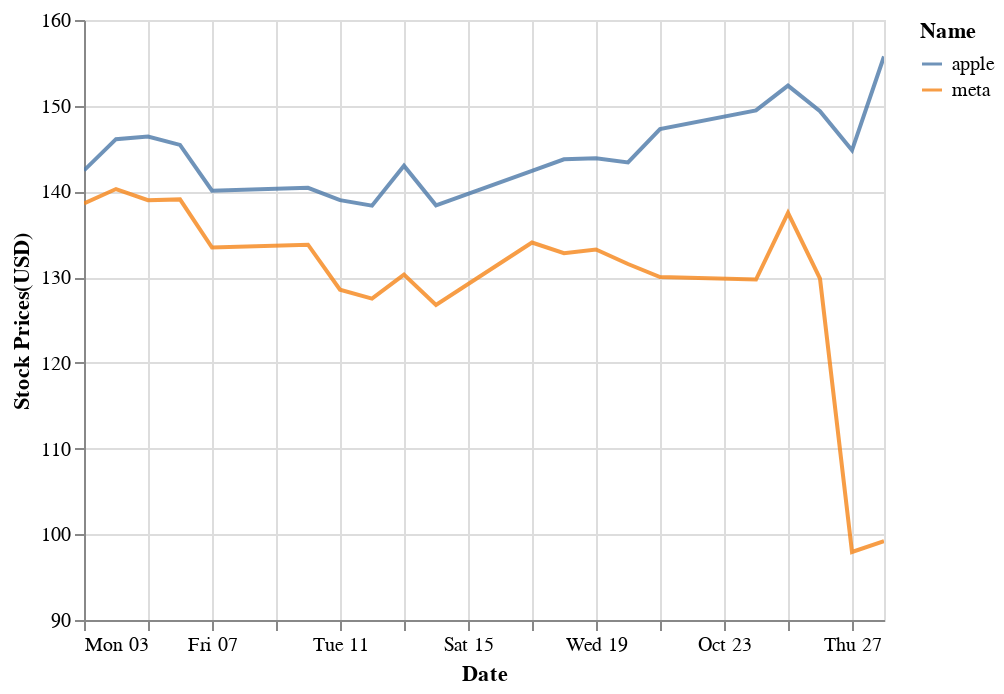

The notebook cell this image was saved under:
### Code cell
chart

### Figure 1 — Vega-Lite specification as saved in the notebook (floating-point values rounded to 4 significant figures)
{"config": {"view": {"continuousWidth": 400, "continuousHeight": 300}}, "data": {"name": "data-19af93ec6703f950ef48b7d60cef16c8"}, "mark": {"type": "line", "clip": true, "opacity": 0.8}, "encoding": {"color": {"field": "Name", "type": "nominal"}, "x": {"field": "Date", "type": "temporal"}, "y": {"field": "Stock Prices(USD)", "scale": {"domain": [90, 160]}, "stack": null, "type": "quantitative"}}, "$schema": "https://vega.github.io/schema/vega-lite/v4.17.0.json", "datasets": {"data-19af93ec6703f950ef48b7d60cef16c8": [{"Date": "03 October 2022", "Name": "apple", "Stock Prices(USD)": 142.4}, {"Date": "04 October 2022", "Name": "apple", "Stock Prices(USD)": 146.1}, {"Date": "05 October 2022", "Name": "apple", "Stock Prices(USD)": 146.4}, {"Date": "06 October 2022", "Name": "apple", "Stock Prices(USD)": 145.4}, {"Date": "07 October 2022", "Name": "apple", "Stock Prices(USD)": 140.1}, {"Date": "10 October 2022", "Name": "apple", "Stock Prices(USD)": 140.4}, {"Date": "11 October 2022", "Name": "apple", "Stock Prices(USD)": 139.0}, {"Date": "12 October 2022", "Name": "apple", "Stock Prices(USD)": 138.3}, {"Date": "13 October 2022", "Name": "apple", "Stock Prices(USD)": 143.0}, {"Date": "14 October 2022", "Name": "apple", "Stock Prices(USD)": 138.4}, {"Date": "17 October 2022", "Name": "apple", "Stock Prices(USD)": 142.4}, {"Date": "18 October 2022", "Name": "apple", "Stock Prices(USD)": 143.8}, {"Date": "19 October 2022", "Name": "apple", "Stock Prices(USD)": 143.9}, {"Date": "20 October 2022", "Name": "apple", "Stock Prices(USD)": 143.4}, {"Date": "21 October 2022", "Name": "apple", "Stock Prices(USD)": 147.3}, {"Date": "24 October 2022", "Name": "apple", "Stock Prices(USD)": 149.4}, {"Date": "25 October 2022", "Name": "apple", "Stock Prices(USD)": 152.3}, {"Date": "26 October 2022", "Name": "apple", "Stock Prices(USD)": 149.4}, {"Date": "27 October 2022", "Name": "apple", "Stock Prices(USD)": 144.8}, {"Date": "28 October 2022", "Name": "apple", "Stock Prices(USD)": 155.7}, {"Date": "03 October 2022", "Name": "meta", "Stock Prices(USD)": 138.6}, {"Date": "04 October 2022", "Name": "meta", "Stock Prices(USD)": 140.3}, {"Date": "05 October 2022", "Name": "meta", "Stock Prices(USD)": 139.0}, {"Date": "06 October 2022", "Name": "meta", "Stock Prices(USD)": 139.1}, {"Date": "07 October 2022", "Name": "meta", "Stock Prices(USD)": 133.4}, {"Date": "10 October 2022", "Name": "meta", "Stock Prices(USD)": 133.8}, {"Date": "11 October 2022", "Name": "meta", "Stock Prices(USD)": 128.5}, {"Date": "12 October 2022", "Name": "meta", "Stock Prices(USD)": 127.5}, {"Date": "13 October 2022", "Name": "meta", "Stock Prices(USD)": 130.3}, {"Date": "14 October 2022", "Name": "meta", "Stock Prices(USD)": 126.8}, {"Date": "17 October 2022", "Name": "meta", "Stock Prices(USD)": 134.0}, {"Date": "18 October 2022", "Name": "meta", "Stock Prices(USD)": 132.8}, {"Date": "19 October 2022", "Name": "meta", "Stock Prices(USD)": 133.2}, {"Date": "20 October 2022", "Name": "meta", "Stock Prices(USD)": 131.5}, {"Date": "21 October 2022", "Name": "meta", "Stock Prices(USD)": 130.0}, {"Date": "24 October 2022", "Name": "meta", "Stock Prices(USD)": 129.7}, {"Date": "25 October 2022", "Name": "meta", "Stock Prices(USD)": 137.5}, {"Date": "26 October 2022", "Name": "meta", "Stock Prices(USD)": 129.8}, {"Date": "27 October 2022", "Name": "meta", "Stock Prices(USD)": 97.94}, {"Date": "28 October 2022", "Name": "meta", "Stock Prices(USD)": 99.2}]}}
